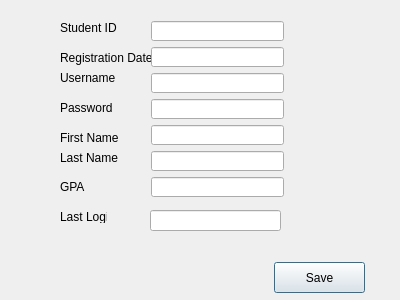
<?xml version="1.0" encoding="UTF-8"?>
<ui version="4.0">
 <class>AddStudent</class>
 <widget class="QDialog" name="AddStudent">
  <property name="geometry">
   <rect>
    <x>0</x>
    <y>0</y>
    <width>400</width>
    <height>300</height>
   </rect>
  </property>
  <property name="windowTitle">
   <string>Dialog</string>
  </property>
  <widget class="QLabel" name="label">
   <property name="geometry">
    <rect>
     <x>60</x>
     <y>20</y>
     <width>61</width>
     <height>16</height>
    </rect>
   </property>
   <property name="text">
    <string>Student ID</string>
   </property>
  </widget>
  <widget class="QLabel" name="label_2">
   <property name="geometry">
    <rect>
     <x>60</x>
     <y>50</y>
     <width>101</width>
     <height>16</height>
    </rect>
   </property>
   <property name="text">
    <string>Registration Date</string>
   </property>
  </widget>
  <widget class="QLabel" name="label_3">
   <property name="geometry">
    <rect>
     <x>60</x>
     <y>180</y>
     <width>47</width>
     <height>13</height>
    </rect>
   </property>
   <property name="text">
    <string>GPA</string>
   </property>
  </widget>
  <widget class="QLabel" name="label_5">
   <property name="geometry">
    <rect>
     <x>60</x>
     <y>70</y>
     <width>81</width>
     <height>16</height>
    </rect>
   </property>
   <property name="text">
    <string>Username</string>
   </property>
  </widget>
  <widget class="QLabel" name="label_6">
   <property name="geometry">
    <rect>
     <x>60</x>
     <y>100</y>
     <width>61</width>
     <height>16</height>
    </rect>
   </property>
   <property name="text">
    <string>Password</string>
   </property>
  </widget>
  <widget class="QLabel" name="label_7">
   <property name="geometry">
    <rect>
     <x>60</x>
     <y>130</y>
     <width>71</width>
     <height>16</height>
    </rect>
   </property>
   <property name="text">
    <string>First Name</string>
   </property>
  </widget>
  <widget class="QLabel" name="label_8">
   <property name="geometry">
    <rect>
     <x>60</x>
     <y>150</y>
     <width>71</width>
     <height>16</height>
    </rect>
   </property>
   <property name="text">
    <string>Last Name</string>
   </property>
  </widget>
  <widget class="QLineEdit" name="lineEdit_StudentID">
   <property name="geometry">
    <rect>
     <x>151</x>
     <y>21</y>
     <width>133</width>
     <height>20</height>
    </rect>
   </property>
  </widget>
  <widget class="QLineEdit" name="lineEdit_2_RegistrationDate">
   <property name="geometry">
    <rect>
     <x>151</x>
     <y>47</y>
     <width>133</width>
     <height>20</height>
    </rect>
   </property>
  </widget>
  <widget class="QLineEdit" name="lineEdit_Gpa">
   <property name="geometry">
    <rect>
     <x>151</x>
     <y>177</y>
     <width>133</width>
     <height>20</height>
    </rect>
   </property>
  </widget>
  <widget class="QLineEdit" name="lineEdit_UserName">
   <property name="geometry">
    <rect>
     <x>151</x>
     <y>73</y>
     <width>133</width>
     <height>20</height>
    </rect>
   </property>
  </widget>
  <widget class="QLineEdit" name="lineEdit_Password">
   <property name="geometry">
    <rect>
     <x>151</x>
     <y>99</y>
     <width>133</width>
     <height>20</height>
    </rect>
   </property>
  </widget>
  <widget class="QLineEdit" name="lineEdit_FirstName">
   <property name="geometry">
    <rect>
     <x>151</x>
     <y>125</y>
     <width>133</width>
     <height>20</height>
    </rect>
   </property>
  </widget>
  <widget class="QLineEdit" name="lineEdit_LastName">
   <property name="geometry">
    <rect>
     <x>151</x>
     <y>151</y>
     <width>133</width>
     <height>20</height>
    </rect>
   </property>
  </widget>
  <widget class="QPushButton" name="pushButton_Save">
   <property name="geometry">
    <rect>
     <x>274</x>
     <y>262</y>
     <width>91</width>
     <height>31</height>
    </rect>
   </property>
   <property name="text">
    <string>Save</string>
   </property>
  </widget>
  <widget class="QLineEdit" name="lineEdit_lastLogin">
   <property name="geometry">
    <rect>
     <x>150</x>
     <y>210</y>
     <width>131</width>
     <height>21</height>
    </rect>
   </property>
  </widget>
  <widget class="QLabel" name="label_4">
   <property name="geometry">
    <rect>
     <x>60</x>
     <y>210</y>
     <width>47</width>
     <height>13</height>
    </rect>
   </property>
   <property name="text">
    <string>Last Login</string>
   </property>
  </widget>
 </widget>
 <resources/>
 <connections/>
</ui>
